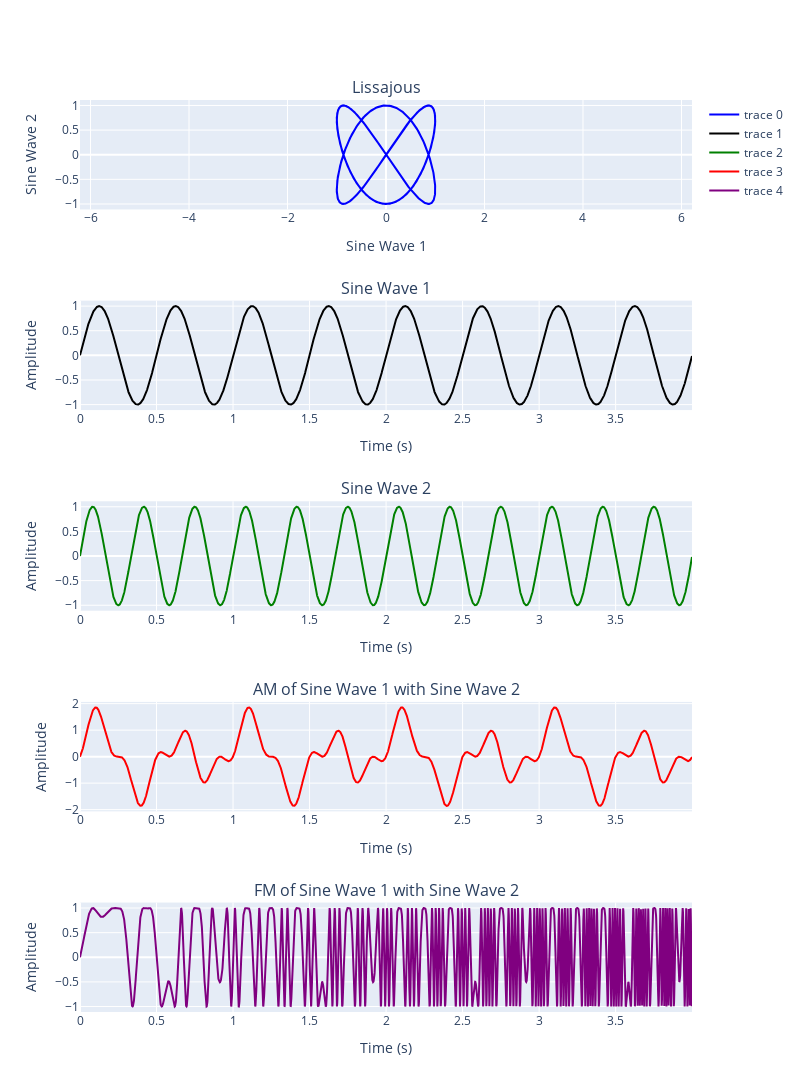

The code cell stored with this chart in its notebook:
### Code cell
import numpy as np
import plotly.graph_objects as go
from plotly.subplots import make_subplots

# define the time vector (from 0 to 2 seconds, with a step of 0.01 seconds)
t = np.arange(0, 4, 0.001)

# define the parameters (amplitude, frequency, phase) for both sine waves
amp1 = 1.0
freq1 = 2.0
phase1 = 0.0
amp2 = 1.0
freq2 = 3.0
phase2 = 0 * np.pi/2

# calculate the y values for each sine wave
y1 = amp1 * np.sin(2*np.pi*freq1*t + phase1)
y2 = amp2 * np.sin(2*np.pi*freq2*t + phase2)

# Amplitude Modulation (AM) of Sine Wave 1 with Sine Wave 2
y_am = (amp1 + y2) * np.sin(2*np.pi*freq1*t + phase1)

# Frequency Modulation (FM) of Sine Wave 1 with Sine Wave 2
y_fm = amp1 * np.sin(2*np.pi*(freq1 + y2)*t + phase1)

# Create a subplot layout
fig = make_subplots(rows=5, cols=1,
                    subplot_titles=('Lissajous', 'Sine Wave 1', 'Sine Wave 2', 'AM of Sine Wave 1 with Sine Wave 2', 'FM of Sine Wave 1 with Sine Wave 2'))

# Add traces
fig.add_trace(go.Scatter(x=y1, y=y2, mode='lines', line=dict(color='blue')), row=1, col=1)
fig.add_trace(go.Scatter(x=t, y=y1, mode='lines', line=dict(color='black')), row=2, col=1)
fig.add_trace(go.Scatter(x=t, y=y2, mode='lines', line=dict(color='green')), row=3, col=1)
fig.add_trace(go.Scatter(x=t, y=y_am, mode='lines', line=dict(color='red')), row=4, col=1)
fig.add_trace(go.Scatter(x=t, y=y_fm, mode='lines', line=dict(color='purple')), row=5, col=1)

# Update layout
fig.update_layout(height=2000, width=800)

# Update x and y axis titles
titles = [('Sine Wave 1', 'Sine Wave 2'), 
          ('Time (s)', 'Amplitude'),
          ('Time (s)', 'Amplitude'),
          ('Time (s)', 'Amplitude'),
          ('Time (s)', 'Amplitude')]

for idx, (x_title, y_title) in enumerate(titles, start=1):
    fig.update_xaxes(title_text=x_title, row=idx, col=1)
    fig.update_yaxes(title_text=y_title, row=idx, col=1)

# Ensure that the Lissajous figure has a square aspect ratio
fig.update_yaxes(scaleanchor="x", scaleratio=1, row=1, col=1)

# Show plot
fig.show()

### Figure 1 — Plotly figure (JSON) as saved in the notebook; plotly's stock layout.template omitted (floating-point values rounded to 4 significant figures; data arrays with more than 128 entries replaced by an {"elided": "..."} marker saying what was removed)
{"data": [{"line": {"color": "blue"}, "mode": "lines", "type": "scatter", "x": {"elided": "4000 float values"}, "xaxis": "x", "y": {"elided": "4000 float values"}, "yaxis": "y"}, {"line": {"color": "black"}, "mode": "lines", "type": "scatter", "x": {"elided": "4000 float values"}, "xaxis": "x2", "y": {"elided": "4000 float values"}, "yaxis": "y2"}, {"line": {"color": "green"}, "mode": "lines", "type": "scatter", "x": {"elided": "4000 float values"}, "xaxis": "x3", "y": {"elided": "4000 float values"}, "yaxis": "y3"}, {"line": {"color": "red"}, "mode": "lines", "type": "scatter", "x": {"elided": "4000 float values"}, "xaxis": "x4", "y": {"elided": "4000 float values"}, "yaxis": "y4"}, {"line": {"color": "purple"}, "mode": "lines", "type": "scatter", "x": {"elided": "4000 float values"}, "xaxis": "x5", "y": {"elided": "4000 float values"}, "yaxis": "y5"}], "layout": {"annotations": [{"font": {"size": 16}, "showarrow": false, "text": "Lissajous", "x": 0.5, "xanchor": "center", "xref": "paper", "y": 1, "yanchor": "bottom", "yref": "paper"}, {"font": {"size": 16}, "showarrow": false, "text": "Sine Wave 1", "x": 0.5, "xanchor": "center", "xref": "paper", "y": 0.78, "yanchor": "bottom", "yref": "paper"}, {"font": {"size": 16}, "showarrow": false, "text": "Sine Wave 2", "x": 0.5, "xanchor": "center", "xref": "paper", "y": 0.56, "yanchor": "bottom", "yref": "paper"}, {"font": {"size": 16}, "showarrow": false, "text": "AM of Sine Wave 1 with Sine Wave 2", "x": 0.5, "xanchor": "center", "xref": "paper", "y": 0.34, "yanchor": "bottom", "yref": "paper"}, {"font": {"size": 16}, "showarrow": false, "text": "FM of Sine Wave 1 with Sine Wave 2", "x": 0.5, "xanchor": "center", "xref": "paper", "y": 0.12, "yanchor": "bottom", "yref": "paper"}], "height": 2000, "width": 800, "xaxis": {"anchor": "y", "autorange": true, "domain": [0, 1], "range": [-3.063, 3.063], "title": {"text": "Sine Wave 1"}, "type": "linear"}, "xaxis2": {"anchor": "y2", "autorange": true, "domain": [0, 1], "range": [0, 3.999], "title": {"text": "Time (s)"}, "type": "linear"}, "xaxis3": {"anchor": "y3", "autorange": true, "domain": [0, 1], "range": [0, 3.999], "title": {"text": "Time (s)"}, "type": "linear"}, "xaxis4": {"anchor": "y4", "autorange": true, "domain": [0, 1], "range": [0, 3.999], "title": {"text": "Time (s)"}, "type": "linear"}, "xaxis5": {"anchor": "y5", "autorange": true, "domain": [0, 1], "range": [0, 3.999], "title": {"text": "Time (s)"}, "type": "linear"}, "yaxis": {"anchor": "x", "autorange": true, "domain": [0.88, 1], "range": [-1.111, 1.111], "scaleanchor": "x", "scaleratio": 1, "title": {"text": "Sine Wave 2"}, "type": "linear"}, "yaxis2": {"anchor": "x2", "autorange": true, "domain": [0.66, 0.78], "range": [-1.111, 1.111], "title": {"text": "Amplitude"}, "type": "linear"}, "yaxis3": {"anchor": "x3", "autorange": true, "domain": [0.44, 0.56], "range": [-1.111, 1.111], "title": {"text": "Amplitude"}, "type": "linear"}, "yaxis4": {"anchor": "x4", "autorange": true, "domain": [0.22, 0.34], "range": [-2.065, 2.065], "title": {"text": "Amplitude"}, "type": "linear"}, "yaxis5": {"anchor": "x5", "autorange": true, "domain": [0, 0.12], "range": [-1.111, 1.111], "title": {"text": "Amplitude"}, "type": "linear"}}}
